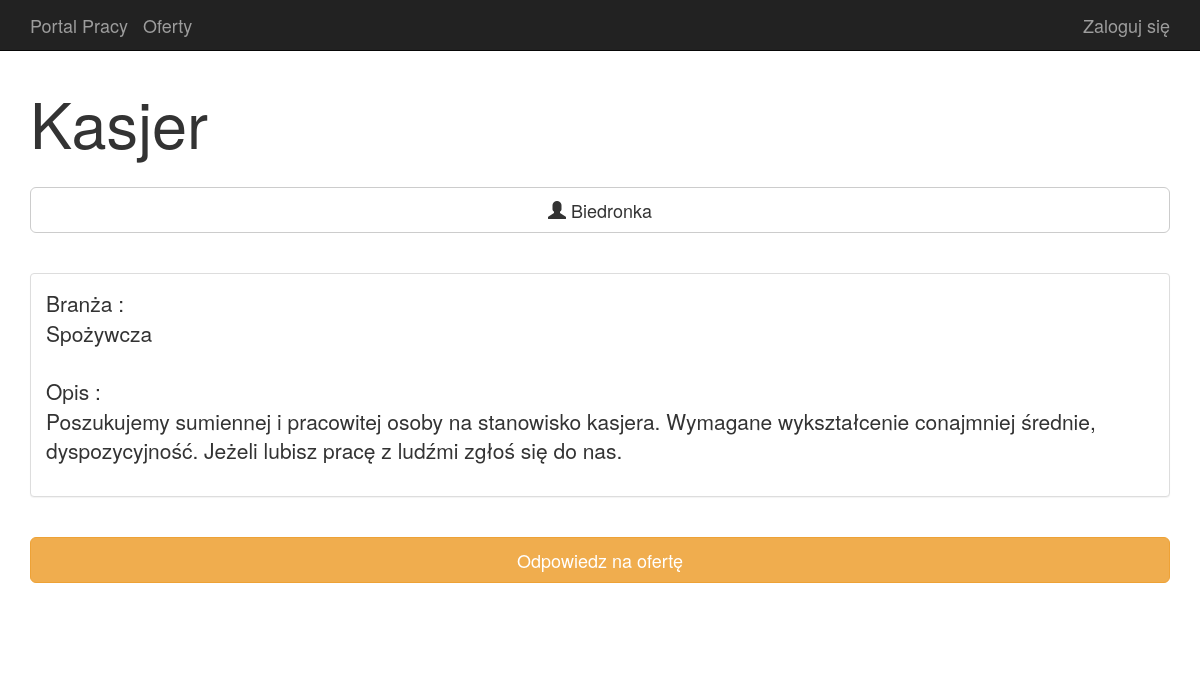
/offer/17, run on the app's committed database.
### mainapp/models.py (models this page shows, shortened)
class Offer(models.Model):
    company = models.ForeignKey(Employer, models.CASCADE)
    position = models.CharField(max_length=50)
    branch = models.CharField(max_length=50, default="Inne")
    description = models.TextField()
    startDate = models.DateTimeField()
    endDate = models.DateTimeField()

class Employer(models.Model):
    companyName = models.CharField(max_length=50)
    user = models.OneToOneField(User, related_name='employer', on_delete=models.CASCADE, null=True, )
    description = models.TextField()
    def __str__(self):
        return self.companyName

### mainapp/views.py (the view)
# urls.py: path('offer/<int:pk>', views.OfferView.as_view(), name='offer'),
class OfferView(DetailView):
    model = Offer
    template_name = 'mainapp/offer.html'
    def get_object(self):
        return get_object_or_404(Offer, pk=self.kwargs.get("pk"))

### templates/mainapp/offer.html (shortened to what this page needs)
<!DOCTYPE html>
<html lang="en">
<head>
    <link rel="stylesheet" href="https://maxcdn.bootstrapcdn.com/bootstrap/3.3.7/css/bootstrap.min.css"
>
</head>
<body>
<div class="navbar navbar-inverse navbar-fixed-top">
    <div class="container">
        <div class="navbar-header">
            <a class="navbar-brand" href="{% url 'index' %}">Portal Pracy</a>
            <a class="navbar-brand" href="{% url 'home' %}">Oferty</a>
        </div>
            <ul class="nav navbar-nav navbar-right">
                {% if user.is_authenticated %}
                    <a class="navbar-brand" href="{% url 'logout' %}?next={{request.path}}">Wyloguj się: {{ user.get_username }}</a>
                    <a class="navbar-brand" href="{% url 'offer_list_by_employer' user.employer.pk %}">Profil</a>
                {% else %}
                    <a class="navbar-brand" href="{% url 'login' %}?next={{request.path}}">Zaloguj się</a>
                {% endif %}
            </ul>
    </div>
</div>
<div class="jumbotron">
    <div class="container">
        <br>
        <h1>{{ offer.position }}</h1>
        <br>
        <a href="{% url 'offer_list_by_employer' offer.company.pk %}" >
            <button type="button" class="btn btn-default btn-block btn-lg">
                <span class="glyphicon glyphicon-user" aria-hidden="true"></span>  {{ offer.company }}
            </button>
        </a>
        <br>
        <br>
        <div class="panel panel-default">
            <div class="panel-body">
                 <p class="lead">
                     Branża :<br> {{ offer.branch }} <br><br>
                    Opis :<br>{{ offer.description }}
                 </p>
            </div>
        </div>
        <br>
        {% if user.is_authenticated and user == offer.company.user %}
             <a href="{% url 'response_list_for_offer' offer.pk %}" class="btn btn-warning btn-lg btn-block">Zobacz odpowiedzi</a>
        {% else %}
            <a href="{% url 'response_form' offer.pk %}" class="btn btn-warning btn-lg btn-block">Odpowiedz na ofertę</a>
        {% endif %}
    </div>
</div>
</body>
</html>

### templates/mainapp/offer.html (style rules this page uses)
.jumbotron { background-color: white; }

### data on the page
Offer: position "Kasjer", company "Biedronka", branch "Spożywcza", description "Poszukujemy sumiennej i pracowitej osoby na stanowisko kasjera. Wymagane wykształcenie conajmniej średnie, dyspozycyjność. Jeżeli lubisz pracę z ludźmi zgłoś się do nas."
